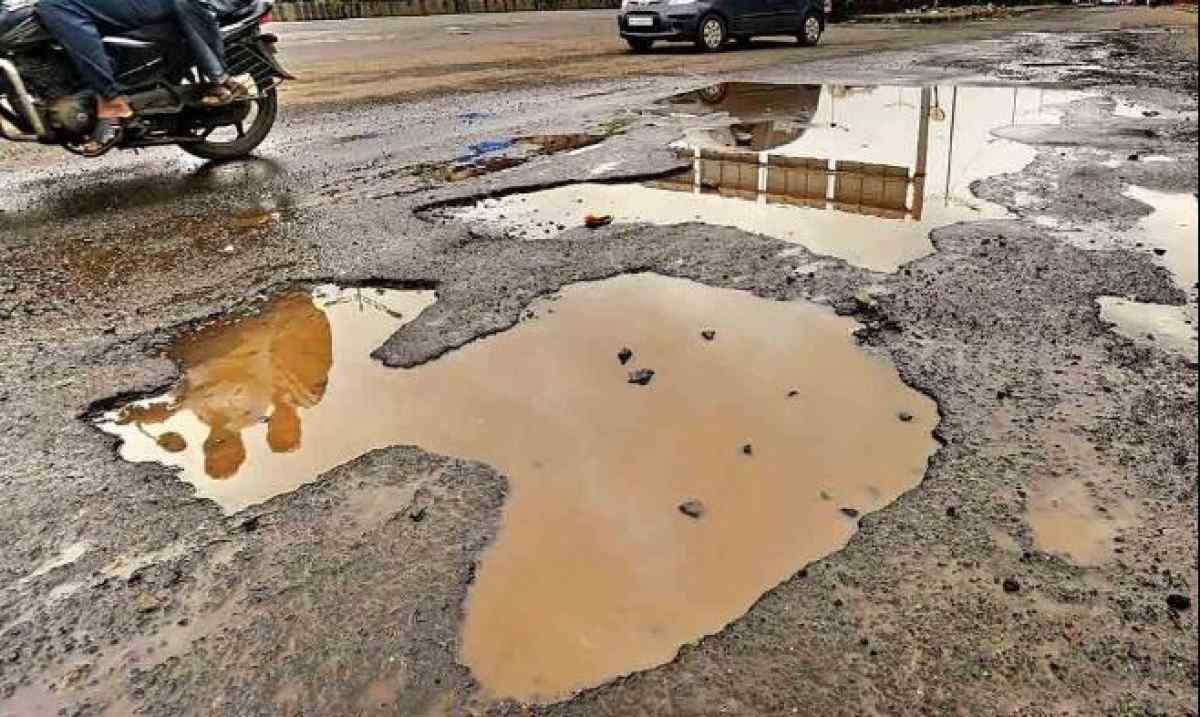
#> input picture pothole.jpg, 1200 x 717 px
$ python detect.py   (older library calls are emulated)
#> lines starting #> are read from the running program, lines starting #| are printed output that depends on the picture; after the words box and inside, x2 and y2 are one past the last pixel; in counts of white or black regions, pixels touching at a corner belong together
import cv2
import numpy as np
import matplotlib.pyplot as plt

img=cv2.imread('pothole.jpg',cv2.IMREAD_COLOR)
#> img is the input picture: shape (717, 1200, 3); mean B, G, R 114, 131.3, 148.2
img = cv2.resize(img, (500, 500))
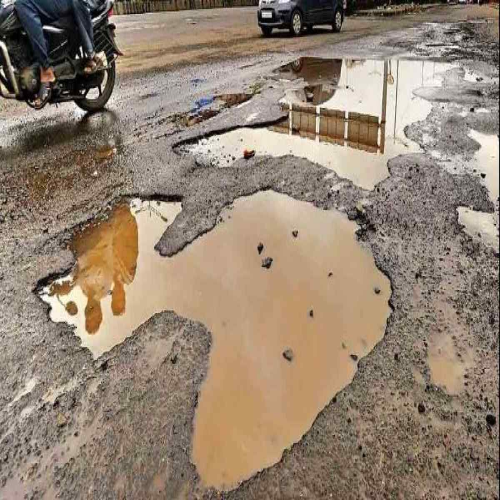
#> img: shape (500, 500, 3); mean B, G, R 113.9, 131.1, 148.1

gray=cv2.cvtColor(img,cv2.COLOR_BGR2GRAY)
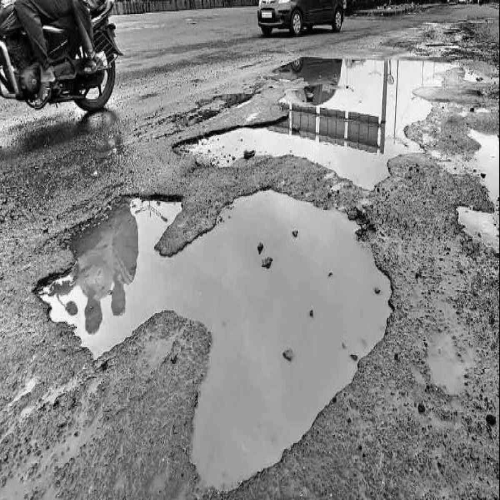
#> gray: shape (500, 500); min 0, max 254, mean 134.2
blur = cv2.GaussianBlur(gray,(5,5),30)
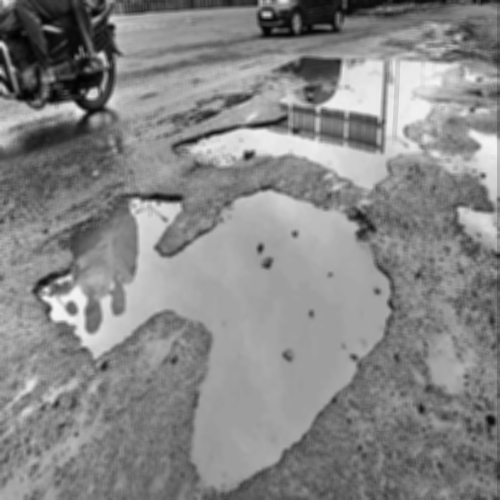
#> blur: shape (500, 500); min 2, max 246, mean 134.3

ret,thresh = cv2.threshold(blur,125,255,cv2.THRESH_BINARY_INV+cv2.THRESH_OTSU)
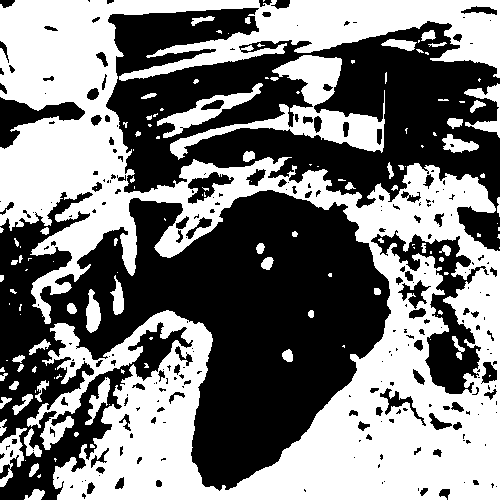
#> thresh: shape (500, 500); 48.5% white; 134 white regions (73 under 20 px)
#> ret = 133
_,contours,_= cv2.findContours(thresh, cv2.RETR_TREE, cv2.CHAIN_APPROX_SIMPLE)
#> contours = 387 contours, 233 with area under 20; largest, box (x1, y1, x2, y2) and area: (0, 0, 500, 500) 115960, (370, 229, 487, 395) 6063, (170, 55, 385, 160) 5596, (157, 83, 263, 138) 1408, (187, 171, 235, 205) 734
_, contours, _ = cv2.findContours(thresh, cv2.RETR_TREE, cv2.CHAIN_APPROX_NONE)

for contour in contours:
    area = cv2.contourArea(contour)
    # print(area)

    if area > 10000:
        cv2.drawContours(img, contour, -1, (0, 255, 0), 3)
#> this loop made 387 passes
#> area on passes 1, 3, 8: 119, 62, 184.5
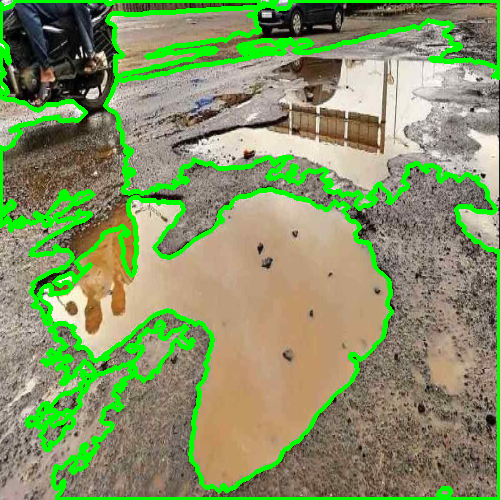
#> img: shape (500, 500, 3); 12.34% of pixels changed, all inside (x1, y1, x2, y2) = (0, 0, 500, 500)

cv2.imshow('otsu',thresh)
cv2.imshow('img',img)
cv2.waitKey(0)
cv2.destroyAllWindows()


#Authored by Jay Rajput

$ run again, with p.jpg copied over pothole.jpg
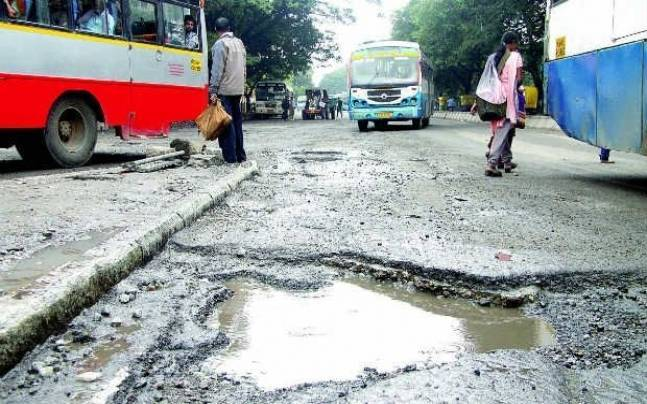
#> input picture p.jpg, 647 x 404 px
#> img is the input picture: shape (404, 647, 3); mean B, G, R 158.6, 157.8, 154.2
#> `ret,thresh = cv2.threshold(blur,125,255,cv2.THRESH_BINARY_INV+cv2.THRE..`:
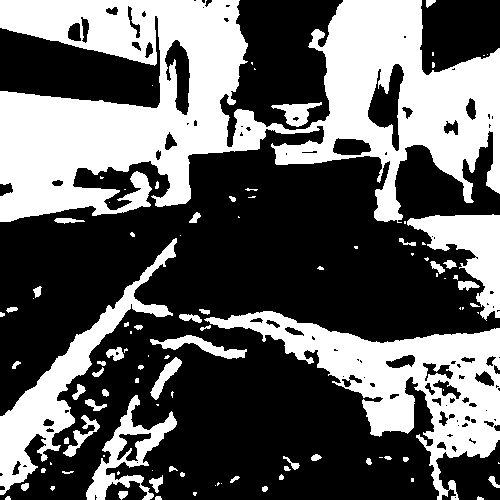
#> thresh: shape (500, 500); 38.3% white; 104 white regions (48 under 20 px)
#> ret = 143
#> contours = 195 contours, 104 with area under 20; largest, box (x1, y1, x2, y2) and area: (0, 0, 500, 223) 61522, (204, 311, 500, 500) 18205, (0, 238, 177, 495) 7504, (407, 214, 500, 321) 4007, (86, 395, 177, 500) 2908
#> the loop `for contour in contours:` made 195 passes
#> area on passes 5, 6, 10: 49.5, 20.5, 38.5
#> after the loop `for contour in contours:`:
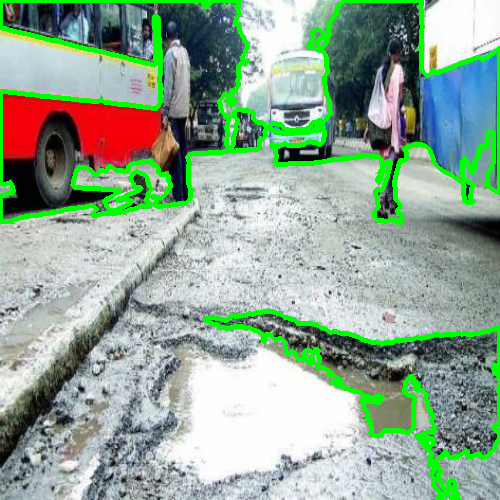
#> img: shape (500, 500, 3); mean B, G, R 148, 167.6, 144.1

$ run again, with p1.jpeg copied over pothole.jpg
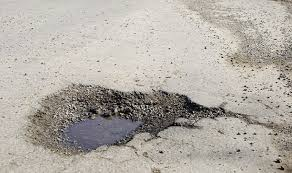
#> input picture p1.jpeg, 292 x 173 px
#> img is the input picture: shape (173, 292, 3); mean B, G, R 166.2, 173.5, 179
#> `ret,thresh = cv2.threshold(blur,125,255,cv2.THRESH_BINARY_INV+cv2.THRE..`:
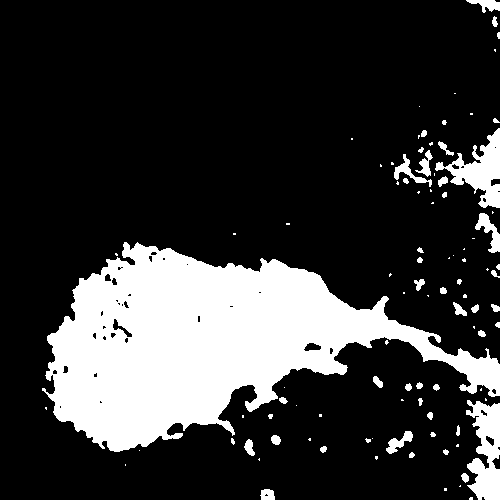
#> thresh: shape (500, 500); 21.5% white; 97 white regions (52 under 20 px)
#> ret = 149
#> contours = 135 contours, 88 with area under 20; largest, box (x1, y1, x2, y2) and area: (42, 242, 500, 452) 45638, (466, 400, 500, 500) 2132, (435, 128, 500, 208) 1940, (475, 213, 500, 253) 354, (394, 154, 432, 187) 246
#> the loop `for contour in contours:` made 135 passes
#> area on passes 2, 6, 13, 15, 20, 22, 23, 27: 118, 43.5, 26.5, 94.5, 63, 221, 20.5, 26.5
#> after the loop `for contour in contours:`:
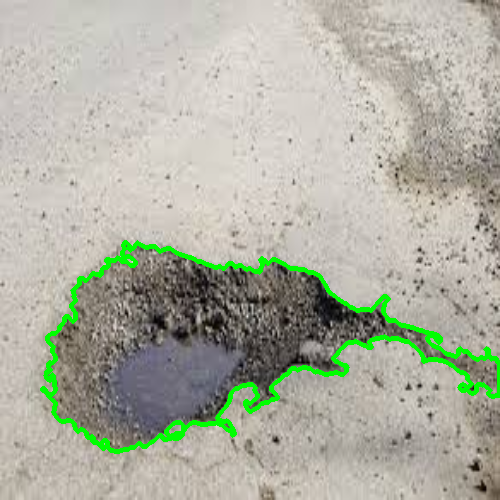
#> img: shape (500, 500, 3); mean B, G, R 162.1, 176.7, 174.4
